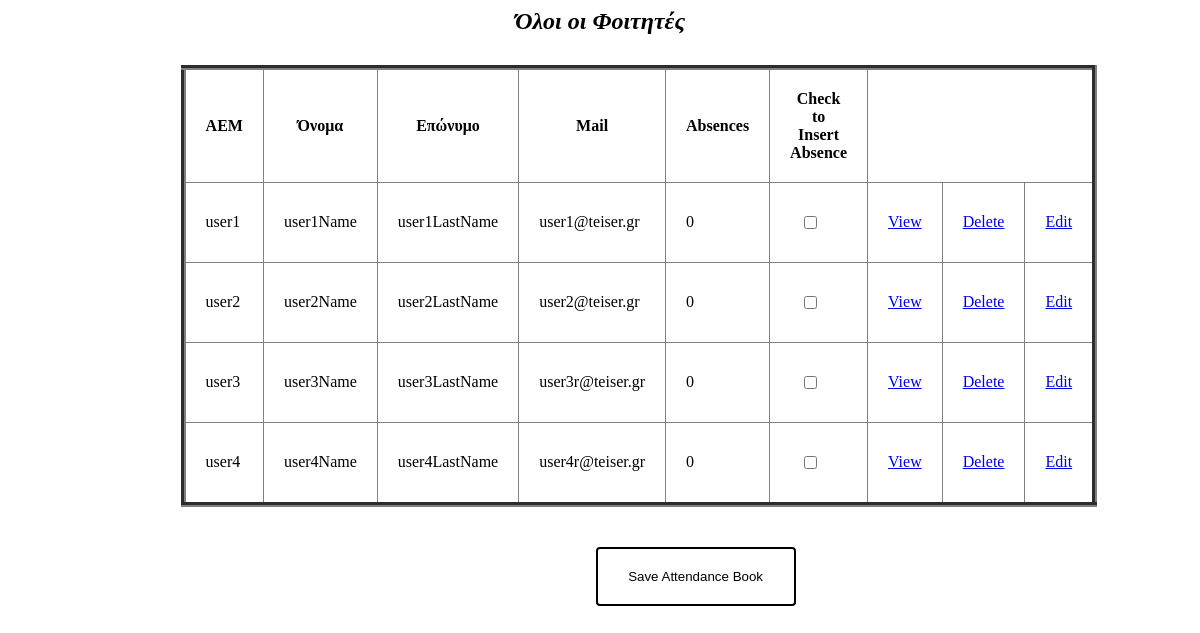
Page /view_all_student_for_specific_lab.php?lab_id=1 on the committed database.
### tables this page shows
CREATE TABLE IF NOT EXISTS `students` (
  `AEM` varchar(50) NOT NULL,
  `password` varchar(50) NOT NULL,
  `firstname` varchar(50) NOT NULL,
  `lastname` varchar(50) NOT NULL,
  `mail` varchar(50) NOT NULL,
  PRIMARY KEY (`AEM`)
);

CREATE TABLE IF NOT EXISTS `connection_between_students_and_labs` (
  `Lab_key` int(11) NOT NULL,
  `AEM` varchar(50) NOT NULL,
  `absence` int(11) NOT NULL,
  PRIMARY KEY (`Lab_key`,`AEM`)
);

### view_all_student_for_specific_lab.php (the view, shortened to what this page needs)
<?php
$Labkey = $_GET['lab_id'];
$professor_key = $_GET['key'];
$counter = 0;
echo"
<html>
<head>
<title>View All Students</title>
<link rel='icon' href='teiser.png'>
<meta charset='utf-8' />
<style>
th , td{
	padding :20px;
}
.view_all_student_form_spesific_information_form1{
	margin-left : 15%;
	width  :400px;
	padding : 10px;
	border : none ;
}
h2{
	text-align  : center;
	font-family : verdana;
	font-style  : italic;
}
p{
	font-family : verdana;
	font-style  : italic;
}
#save_absence_button{
	margin-left : 100%;
	border-style : solid;
	border-radius : 4px;
	padding : 20px;
	width  : 200px;
	margin-top : 10%;
	background  : transparent;
}
</style>
<script src='https://ajax.googleapis.com/ajax/libs/jquery/3.1.1/jquery.min.js'></script>
<script>
		$(document).ready(function(){
			});
</script>
</head>
<body>
<h2>Όλοι οι Φοιτητές</h2>
<div class='view_all_student_form_spesific_information_form1'>
<table border=1 style='margin-left :-15px;  border-width :5px; border-collapse:collapse;'>
<tr>
	<th>ΑEM</th>
	<th>Όνομα</th>
	<th>Επώνυμο</th>
	<th>Mail</th>
	<th>Absences</th>
	<th>Check to Insert Absence</th>
	<th colspan=3></th>
</tr>";
$findStudentByLabId = mysql_query("SELECT AEM FROM connection_between_students_and_labs WHERE Lab_key='".$Labkey."'");
while($findStudentByLabId1=mysql_fetch_array($findStudentByLabId)){
	$findabsence = mysql_query("SELECT absence FROM connection_between_students_and_labs WHERE AEM='".$findStudentByLabId1["AEM"]."' AND Lab_key='".$Labkey."'");
	$findabsence_row = mysql_fetch_array($findabsence);
$students=mysql_query("SELECT * FROM students WHERE AEM='".$findStudentByLabId1["AEM"]."'");
while($students1=mysql_fetch_array($students)) {
	if($findabsence_row["absence"]==3){
	echo"<tr style='background-color :rgb(223, 0, 0);'>
		<td >".$students1["AEM"]."</td>
		<td >".$students1["firstname"]."</td>
		<td >".$students1["lastname"]."</td>
		<td >".$students1["mail"]."</td>
		<td >".$findabsence_row["absence"]."</td>
		<td style='padding :30px;'><input id='insert_student".$counter."' value='".$students1["AEM"]."'type='checkbox' name='check_user_for_insert_to_labs' disabled></td>
		<td><a href='just_student_profile.php?AEM=".$students1["AEM"]."'>View</a></td>
		<td><a href='delete_student_or_professor_from_lab_for_teacher.php?AEM=".$students1["AEM"]."&lab_id=".$Labkey." &professor_id=".$professor_key."'>Delete</a></td>
		<td><a href='update-submit_student.php?id=".$students1["AEM"]."'>Edit</a></td>
	</tr>";
	}else{
		echo"<tr>
		<td>".$students1["AEM"]."</td>
		<td>".$students1["firstname"]."</td>
		<td>".$students1["lastname"]."</td>
		<td>".$students1["mail"]."</td>
		<td>".$findabsence_row["absence"]."</td>
		<td style='padding :30px;'><input id='insert_student".$counter."' value='".$students1["AEM"]."'type='checkbox' name='check_user_for_insert_to_labs'></td>
		<td><a href='just_student_profile.php?AEM=".$students1["AEM"]."'>View</a></td>
		<td><a href='delete_student_or_professor_from_lab_for_teacher.php?AEM=".$students1["AEM"]."&lab_id=".$Labkey."&professor_id=".$professor_key."'>Delete</a></td>
		<td><a href='update_student_or_professor_page.php?Key=".$students1["AEM"]."'>Edit</a></td>
	</tr>";
	}
	$counter++;
}
}
echo"</table>
<button id='save_absence_button'>Save Attendance Book</button>
</div>
<script>
			$('#save_absence_button').click(function(){
				var table = new Array(30);
				var pointer = 0;
				for(var i=0; i!=".$counter."; i++){
					if ($('#insert_student'+i).is(':checked')){
						table[pointer]=$('#insert_student'+i).val();
						pointer++;
					}
				}
				$.get('abcence_book.php',{data1: table , lab_key : ".$Labkey."}, function(data){
					  location.reload();
						});
			});
</script>
</body>
</html>";
?>

### view_all_student_for_specific_lab.php (style rules this page uses)
th , td { padding :20px; }
.view_all_student_form_spesific_information_form1 { margin-left : 15%; width :400px; padding : 10px; border : none ; }
h2 { text-align : center; font-family : verdana; font-style : italic; }
#save_absence_button { margin-left : 100%; border-style : solid; border-radius : 4px; padding : 20px; width : 200px; margin-top : 10%; background : transparent; }

### rows in the picture
connection_between_students_and_labs: absence "0"
students: AEM "user1", firstname "user1Name", lastname "user1LastName", mail "user1@teiser.gr"
connection_between_students_and_labs: absence "0"
students: AEM "user2", firstname "user2Name", lastname "user2LastName", mail "user2@teiser.gr"
connection_between_students_and_labs: absence "0"
students: AEM "user3", firstname "user3Name", lastname "user3LastName", mail "user3r@teiser.gr"
connection_between_students_and_labs: absence "0"
students: AEM "user4", firstname "user4Name", lastname "user4LastName", mail "user4r@teiser.gr"
